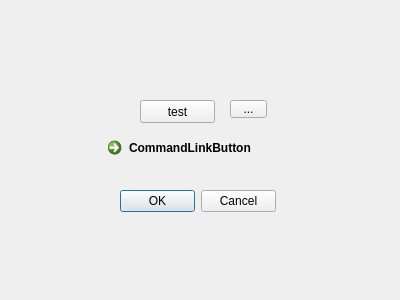
<?xml version="1.0" encoding="UTF-8"?>
<ui version="4.0">
 <class>Form</class>
 <widget class="QWidget" name="Form">
  <property name="geometry">
   <rect>
    <x>0</x>
    <y>0</y>
    <width>400</width>
    <height>300</height>
   </rect>
  </property>
  <property name="windowTitle">
   <string>Form</string>
  </property>
  <widget class="QPushButton" name="pushButton">
   <property name="geometry">
    <rect>
     <x>140</x>
     <y>100</y>
     <width>75</width>
     <height>23</height>
    </rect>
   </property>
   <property name="text">
    <string>test</string>
   </property>
  </widget>
  <widget class="QDialogButtonBox" name="buttonBox">
   <property name="geometry">
    <rect>
     <x>120</x>
     <y>190</y>
     <width>156</width>
     <height>23</height>
    </rect>
   </property>
   <property name="toolTip">
    <string>&lt;html&gt;&lt;head/&gt;&lt;body&gt;&lt;p&gt;Yes&lt;/p&gt;&lt;p&gt;&lt;br/&gt;&lt;/p&gt;&lt;/body&gt;&lt;/html&gt;</string>
   </property>
   <property name="standardButtons">
    <set>QDialogButtonBox::Cancel|QDialogButtonBox::Ok</set>
   </property>
  </widget>
  <widget class="QToolButton" name="toolButton">
   <property name="geometry">
    <rect>
     <x>230</x>
     <y>100</y>
     <width>37</width>
     <height>18</height>
    </rect>
   </property>
   <property name="text">
    <string>...</string>
   </property>
  </widget>
  <widget class="QCommandLinkButton" name="commandLinkButton">
   <property name="geometry">
    <rect>
     <x>100</x>
     <y>130</y>
     <width>185</width>
     <height>41</height>
    </rect>
   </property>
   <property name="text">
    <string>CommandLinkButton</string>
   </property>
  </widget>
 </widget>
 <resources/>
 <connections/>
</ui>
